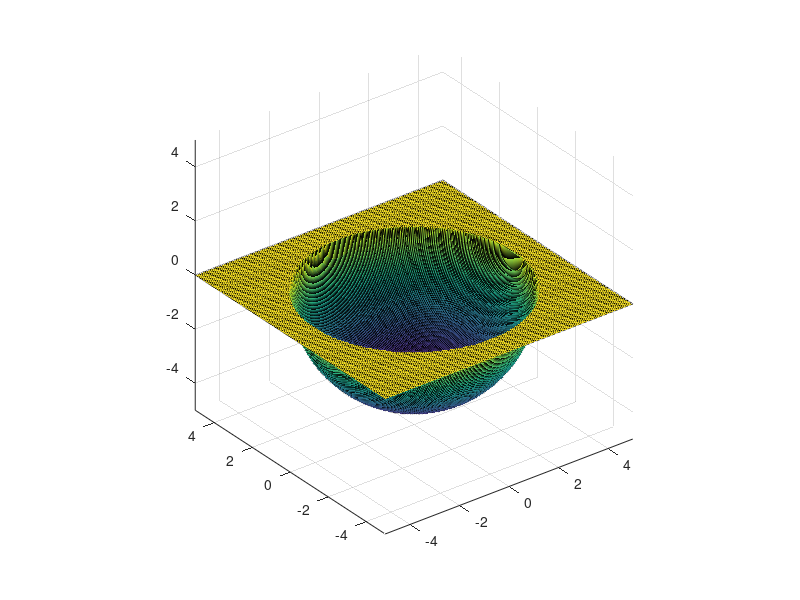

Reproduce this figure in MATLAB.
clc; clear;


r = 4;

h = 0.05;

x = -7:h:7;
y = -7:h:7;

[X,Y] =meshgrid(x, y)

A = r^2 - X.^2 - Y.^2;
Z = -sqrt((abs(A) + A)/2);

surf(X,Y,Z);


xlim([-5,5]);
zlim ([-5,5]);
ylim([-5,5]);

axis equal;
